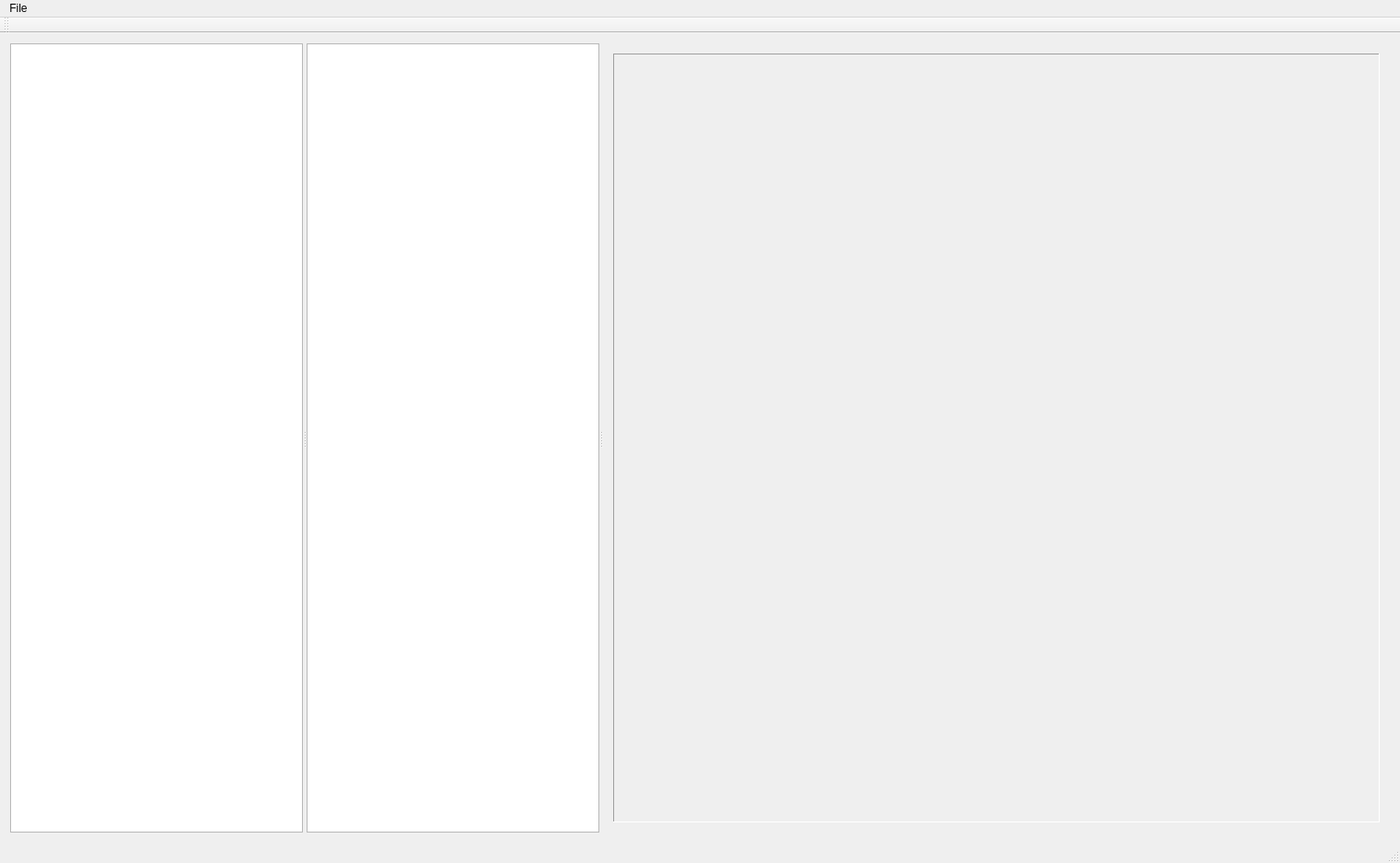
<?xml version="1.0" encoding="UTF-8"?>
<ui version="4.0">
 <class>MainWindow</class>
 <widget class="QMainWindow" name="MainWindow">
  <property name="geometry">
   <rect>
    <x>0</x>
    <y>0</y>
    <width>1516</width>
    <height>935</height>
   </rect>
  </property>
  <property name="windowTitle">
   <string>USB Tool</string>
  </property>
  <widget class="QWidget" name="centralWidget">
   <layout class="QVBoxLayout" name="verticalLayout_5">
    <item>
     <widget class="QSplitter" name="splitter">
      <property name="orientation">
       <enum>Qt::Horizontal</enum>
      </property>
      <widget class="QListView" name="deviceList"/>
      <widget class="QTreeView" name="interfacesTreeView">
       <property name="headerHidden">
        <bool>true</bool>
       </property>
      </widget>
      <widget class="QStackedWidget" name="pageStack">
       <property name="currentIndex">
        <number>0</number>
       </property>
       <widget class="QWidget" name="descriptorPage">
        <layout class="QVBoxLayout" name="verticalLayout_3">
         <item>
          <widget class="QLabel" name="deviceDescriptorLabel">
           <property name="frameShape">
            <enum>QFrame::Panel</enum>
           </property>
           <property name="frameShadow">
            <enum>QFrame::Sunken</enum>
           </property>
           <property name="text">
            <string/>
           </property>
           <property name="textFormat">
            <enum>Qt::RichText</enum>
           </property>
           <property name="alignment">
            <set>Qt::AlignLeading|Qt::AlignLeft|Qt::AlignTop</set>
           </property>
          </widget>
         </item>
        </layout>
       </widget>
       <widget class="QWidget" name="controlTransferPage">
        <layout class="QVBoxLayout" name="verticalLayout_4">
         <item>
          <widget class="QGroupBox" name="groupBox">
           <property name="title">
            <string>Control Transfer</string>
           </property>
           <layout class="QVBoxLayout" name="verticalLayout_2" stretch="0,0,1">
            <item>
             <layout class="QHBoxLayout" name="horizontalLayout_4" stretch="0,0">
              <item>
               <layout class="QGridLayout" name="gridLayout">
                <item row="0" column="0">
                 <widget class="QLabel" name="label_4">
                  <property name="text">
                   <string>bRequest:</string>
                  </property>
                 </widget>
                </item>
                <item row="0" column="1">
                 <widget class="PaddedSpinBox" name="bRequestSpinbox">
                  <property name="prefix">
                   <string>0x</string>
                  </property>
                  <property name="maximum">
                   <number>255</number>
                  </property>
                  <property name="displayIntegerBase">
                   <number>16</number>
                  </property>
                 </widget>
                </item>
                <item row="1" column="0">
                 <widget class="QLabel" name="label_5">
                  <property name="text">
                   <string>wIndex:</string>
                  </property>
                 </widget>
                </item>
                <item row="1" column="1">
                 <widget class="PaddedSpinBox" name="wIndexSpinbox">
                  <property name="prefix">
                   <string>0x</string>
                  </property>
                  <property name="maximum">
                   <number>65535</number>
                  </property>
                  <property name="displayIntegerBase">
                   <number>16</number>
                  </property>
                 </widget>
                </item>
                <item row="2" column="0">
                 <widget class="QLabel" name="label_6">
                  <property name="text">
                   <string>wValue:</string>
                  </property>
                 </widget>
                </item>
                <item row="2" column="1">
                 <widget class="PaddedSpinBox" name="wValueSpinbox">
                  <property name="prefix">
                   <string>0x</string>
                  </property>
                  <property name="maximum">
                   <number>65535</number>
                  </property>
                  <property name="displayIntegerBase">
                   <number>16</number>
                  </property>
                 </widget>
                </item>
               </layout>
              </item>
              <item>
               <layout class="QVBoxLayout" name="verticalLayout">
                <item>
                 <widget class="QLabel" name="label_3">
                  <property name="text">
                   <string>bmRequestType:</string>
                  </property>
                 </widget>
                </item>
                <item>
                 <layout class="QHBoxLayout" name="horizontalLayout_3">
                  <item>
                   <widget class="QLabel" name="label">
                    <property name="text">
                     <string>Recipient</string>
                    </property>
                   </widget>
                  </item>
                  <item>
                   <widget class="QLabel" name="label_2">
                    <property name="text">
                     <string>Type</string>
                    </property>
                   </widget>
                  </item>
                 </layout>
                </item>
                <item>
                 <layout class="QHBoxLayout" name="horizontalLayout_2">
                  <item>
                   <widget class="QListWidget" name="recipientList">
                    <property name="maximumSize">
                     <size>
                      <width>16777215</width>
                      <height>100</height>
                     </size>
                    </property>
                    <item>
                     <property name="text">
                      <string>Device</string>
                     </property>
                    </item>
                    <item>
                     <property name="text">
                      <string>Interface</string>
                     </property>
                    </item>
                    <item>
                     <property name="text">
                      <string>Endpoint</string>
                     </property>
                    </item>
                    <item>
                     <property name="text">
                      <string>Other</string>
                     </property>
                    </item>
                   </widget>
                  </item>
                  <item>
                   <widget class="QListWidget" name="typeList">
                    <property name="maximumSize">
                     <size>
                      <width>16777215</width>
                      <height>100</height>
                     </size>
                    </property>
                    <item>
                     <property name="text">
                      <string>Standard</string>
                     </property>
                    </item>
                    <item>
                     <property name="text">
                      <string>Class</string>
                     </property>
                    </item>
                    <item>
                     <property name="text">
                      <string>Vendor</string>
                     </property>
                    </item>
                   </widget>
                  </item>
                 </layout>
                </item>
               </layout>
              </item>
             </layout>
            </item>
            <item>
             <layout class="QFormLayout" name="formLayout">
              <property name="fieldGrowthPolicy">
               <enum>QFormLayout::ExpandingFieldsGrow</enum>
              </property>
              <item row="0" column="0">
               <widget class="QPushButton" name="controlSendButton">
                <property name="text">
                 <string>Send (out)</string>
                </property>
               </widget>
              </item>
              <item row="0" column="1">
               <widget class="QLineEdit" name="controlSendDataEdit">
                <property name="placeholderText">
                 <string>Type hex here...</string>
                </property>
               </widget>
              </item>
              <item row="1" column="0">
               <widget class="QPushButton" name="controlReceiveButton">
                <property name="text">
                 <string>Receive (in)</string>
                </property>
               </widget>
              </item>
              <item row="1" column="1">
               <layout class="QHBoxLayout" name="horizontalLayout">
                <item>
                 <widget class="QLabel" name="label_7">
                  <property name="text">
                   <string>Requested Length:</string>
                  </property>
                 </widget>
                </item>
                <item>
                 <widget class="QSpinBox" name="controlReceiveLengthSpinbox">
                  <property name="minimumSize">
                   <size>
                    <width>100</width>
                    <height>0</height>
                   </size>
                  </property>
                  <property name="maximum">
                   <number>10000</number>
                  </property>
                 </widget>
                </item>
               </layout>
              </item>
             </layout>
            </item>
            <item>
             <widget class="QSplitter" name="splitter_2">
              <property name="orientation">
               <enum>Qt::Horizontal</enum>
              </property>
              <widget class="QLabel" name="controlReceiveDataLabelHex">
               <property name="sizePolicy">
                <sizepolicy hsizetype="Preferred" vsizetype="Expanding">
                 <horstretch>0</horstretch>
                 <verstretch>0</verstretch>
                </sizepolicy>
               </property>
               <property name="palette">
                <palette>
                 <active>
                  <colorrole role="Base">
                   <brush brushstyle="SolidPattern">
                    <color alpha="255">
                     <red>255</red>
                     <green>255</green>
                     <blue>255</blue>
                    </color>
                   </brush>
                  </colorrole>
                  <colorrole role="Window">
                   <brush brushstyle="SolidPattern">
                    <color alpha="255">
                     <red>255</red>
                     <green>255</green>
                     <blue>255</blue>
                    </color>
                   </brush>
                  </colorrole>
                 </active>
                 <inactive>
                  <colorrole role="Base">
                   <brush brushstyle="SolidPattern">
                    <color alpha="255">
                     <red>255</red>
                     <green>255</green>
                     <blue>255</blue>
                    </color>
                   </brush>
                  </colorrole>
                  <colorrole role="Window">
                   <brush brushstyle="SolidPattern">
                    <color alpha="255">
                     <red>255</red>
                     <green>255</green>
                     <blue>255</blue>
                    </color>
                   </brush>
                  </colorrole>
                 </inactive>
                 <disabled>
                  <colorrole role="Base">
                   <brush brushstyle="SolidPattern">
                    <color alpha="255">
                     <red>255</red>
                     <green>255</green>
                     <blue>255</blue>
                    </color>
                   </brush>
                  </colorrole>
                  <colorrole role="Window">
                   <brush brushstyle="SolidPattern">
                    <color alpha="255">
                     <red>255</red>
                     <green>255</green>
                     <blue>255</blue>
                    </color>
                   </brush>
                  </colorrole>
                 </disabled>
                </palette>
               </property>
               <property name="frameShape">
                <enum>QFrame::Panel</enum>
               </property>
               <property name="frameShadow">
                <enum>QFrame::Sunken</enum>
               </property>
               <property name="text">
                <string/>
               </property>
               <property name="textFormat">
                <enum>Qt::PlainText</enum>
               </property>
               <property name="alignment">
                <set>Qt::AlignLeading|Qt::AlignLeft|Qt::AlignTop</set>
               </property>
               <property name="wordWrap">
                <bool>true</bool>
               </property>
              </widget>
              <widget class="QLabel" name="controlReceiveDataLabelAscii">
               <property name="sizePolicy">
                <sizepolicy hsizetype="Preferred" vsizetype="Expanding">
                 <horstretch>0</horstretch>
                 <verstretch>0</verstretch>
                </sizepolicy>
               </property>
               <property name="palette">
                <palette>
                 <active>
                  <colorrole role="Base">
                   <brush brushstyle="SolidPattern">
                    <color alpha="255">
                     <red>255</red>
                     <green>255</green>
                     <blue>255</blue>
                    </color>
                   </brush>
                  </colorrole>
                  <colorrole role="Window">
                   <brush brushstyle="SolidPattern">
                    <color alpha="255">
                     <red>255</red>
                     <green>255</green>
                     <blue>255</blue>
                    </color>
                   </brush>
                  </colorrole>
                 </active>
                 <inactive>
                  <colorrole role="Base">
                   <brush brushstyle="SolidPattern">
                    <color alpha="255">
                     <red>255</red>
                     <green>255</green>
                     <blue>255</blue>
                    </color>
                   </brush>
                  </colorrole>
                  <colorrole role="Window">
                   <brush brushstyle="SolidPattern">
                    <color alpha="255">
                     <red>255</red>
                     <green>255</green>
                     <blue>255</blue>
                    </color>
                   </brush>
                  </colorrole>
                 </inactive>
                 <disabled>
                  <colorrole role="Base">
                   <brush brushstyle="SolidPattern">
                    <color alpha="255">
                     <red>255</red>
                     <green>255</green>
                     <blue>255</blue>
                    </color>
                   </brush>
                  </colorrole>
                  <colorrole role="Window">
                   <brush brushstyle="SolidPattern">
                    <color alpha="255">
                     <red>255</red>
                     <green>255</green>
                     <blue>255</blue>
                    </color>
                   </brush>
                  </colorrole>
                 </disabled>
                </palette>
               </property>
               <property name="frameShape">
                <enum>QFrame::Panel</enum>
               </property>
               <property name="frameShadow">
                <enum>QFrame::Sunken</enum>
               </property>
               <property name="text">
                <string/>
               </property>
               <property name="textFormat">
                <enum>Qt::PlainText</enum>
               </property>
               <property name="alignment">
                <set>Qt::AlignLeading|Qt::AlignLeft|Qt::AlignTop</set>
               </property>
               <property name="wordWrap">
                <bool>true</bool>
               </property>
              </widget>
             </widget>
            </item>
           </layout>
          </widget>
         </item>
        </layout>
       </widget>
       <widget class="QWidget" name="bulkTransferPage">
        <layout class="QVBoxLayout" name="verticalLayout_6">
         <item>
          <widget class="QGroupBox" name="groupBox_2">
           <property name="title">
            <string>Bulk / Interrupt Transfer</string>
           </property>
          </widget>
         </item>
        </layout>
       </widget>
      </widget>
     </widget>
    </item>
   </layout>
  </widget>
  <widget class="QMenuBar" name="menuBar">
   <property name="geometry">
    <rect>
     <x>0</x>
     <y>0</y>
     <width>1516</width>
     <height>22</height>
    </rect>
   </property>
   <widget class="QMenu" name="menuFile">
    <property name="title">
     <string>File</string>
    </property>
    <addaction name="actionExit"/>
   </widget>
   <addaction name="menuFile"/>
  </widget>
  <widget class="QStatusBar" name="statusBar"/>
  <widget class="QToolBar" name="mainToolBar">
   <attribute name="toolBarArea">
    <enum>TopToolBarArea</enum>
   </attribute>
   <attribute name="toolBarBreak">
    <bool>false</bool>
   </attribute>
  </widget>
  <action name="actionExit">
   <property name="text">
    <string>Exit</string>
   </property>
  </action>
 </widget>
 <layoutdefault spacing="6" margin="11"/>
 <customwidgets>
  <customwidget>
   <class>PaddedSpinBox</class>
   <extends>QSpinBox</extends>
   <header>PaddedSpinBox.h</header>
  </customwidget>
 </customwidgets>
 <tabstops>
  <tabstop>deviceList</tabstop>
  <tabstop>bRequestSpinbox</tabstop>
  <tabstop>wIndexSpinbox</tabstop>
  <tabstop>wValueSpinbox</tabstop>
  <tabstop>recipientList</tabstop>
  <tabstop>typeList</tabstop>
  <tabstop>controlSendButton</tabstop>
  <tabstop>controlSendDataEdit</tabstop>
  <tabstop>controlReceiveButton</tabstop>
  <tabstop>controlReceiveLengthSpinbox</tabstop>
 </tabstops>
 <resources/>
 <connections/>
</ui>
